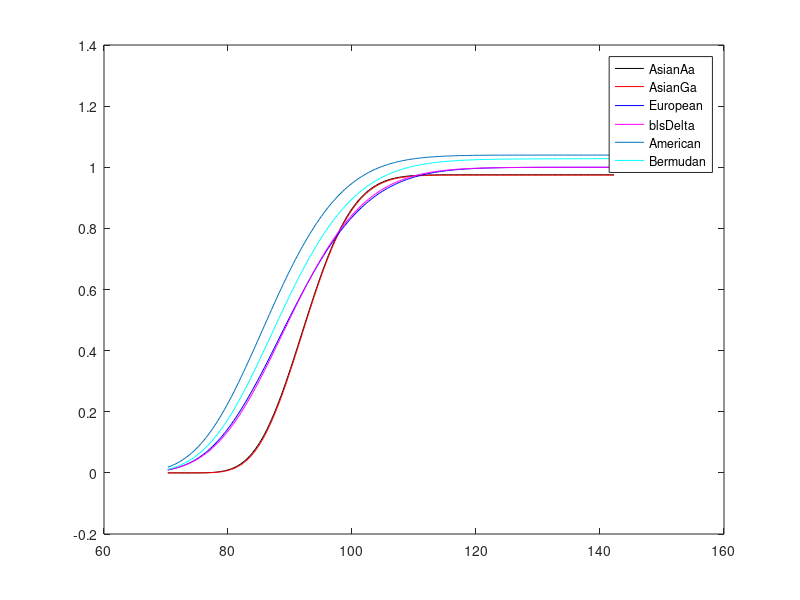

Reproduce this figure in MATLAB.
clear;
clc;
tic
alpha = 1.999;
r = 0.1;

T = 0.5;
Strike = 95;
NumOfTimeSteps=11;
 Sigma=0.15;
 lambda=sqrt(1.5);
 M=2*NumOfTimeSteps+1;
 StrCallPut='Call';
 %dynamics.S0=S0;
 %M_Bermudan=2;

 Underlying=100;
 %reading underlying for Asian Arithmetic
data1=load('AsianAaGreeks.txt'); 
x=data1(:,1);
AsianAaDelta=data1(:,2);

%reading underlying for Asia Geometric
data2=load('AsianGaGreeks.txt'); 
%x=data2(:,1);
AsianGaDelta=data2(:,2);  


%reading underlying for European
data2=load('EuropeanGreeks.txt'); 
%x=data2(:,1);
EuropeanDelta=data2(:,2); 

%reading underlying for American
data2=load('AmericanGreeks.txt'); 
%x=data2(:,1);
AmericanDelta=data2(:,2);


%reading underlying for Bermudan
data2=load('BermudanGreeks.txt'); 
%x=data2(:,1);
BermudanDelta=data2(:,2);


samplingRateIncrease = 10;
newXSamplePoints = linspace(min(x), max(x), length(x) * samplingRateIncrease);

smoothedYAsianAa = spline(x, AsianAaDelta, newXSamplePoints);

smoothedYAsianGa = spline(x, AsianGaDelta, newXSamplePoints);

smoothedYEuropean = spline(x,EuropeanDelta, newXSamplePoints);

smoothedYAmerican = spline(x,AmericanDelta, newXSamplePoints);

smoothedYBermudan = spline(x,BermudanDelta, newXSamplePoints);



plot(newXSamplePoints,smoothedYAsianAa,'k')
hold on

plot(newXSamplePoints,smoothedYAsianGa,'r')
hold on

plot(newXSamplePoints,smoothedYEuropean,'b')
hold on

blsDelta=blsdelta(newXSamplePoints,Strike,r,T,Sigma);
plot(newXSamplePoints,blsDelta,'m')
hold on

plot(newXSamplePoints,smoothedYAmerican)
hold on

plot(newXSamplePoints,smoothedYBermudan,'c')

legend('AsianAa','AsianGa', 'European', 'blsDelta', 'American', 'Bermudan')
saveas(gcf,'DeltaSmoothPointPlot_Aux31.png')
hold off
%hold off
toc